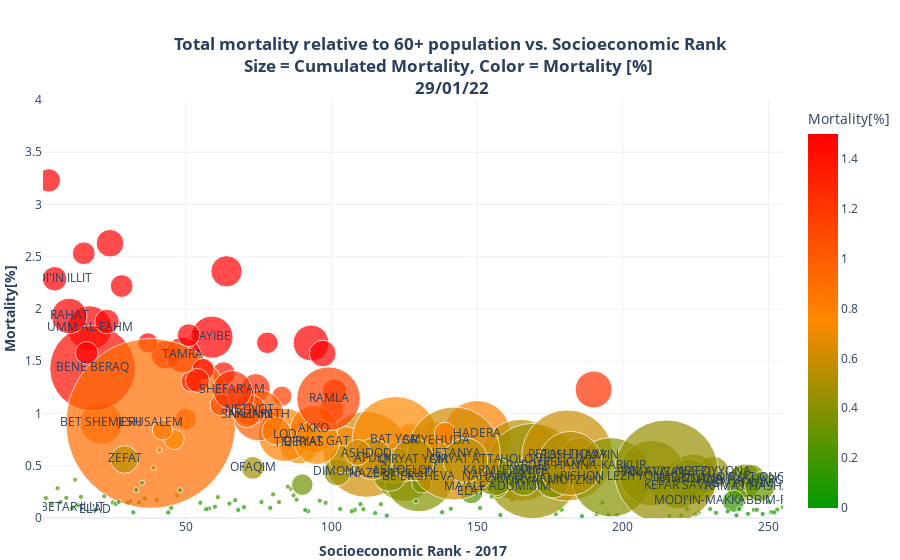

Here is the notebook cell this chart was saved with:
### Code cell
fig = px.scatter(show_table,
                 x="Rank",
                 y=y_key,
                 size="Cumulated_deaths",
                 color=y_key,
                 hover_name="name_e",
                 hover_data={
                             'population_60+': ':.0f',
                             'first_dose_0-19': ':.0f'},
                 range_x=chosen_x_range,
                 range_y=[0,4],
                 size_max=120,
                 text="text",
                 color_continuous_scale=color_scale,
                 range_color=[0, 1.5]
                )

chosen_x_title = 'Socioeconomic Rank'
chosen_x_axes_title = 'Socioeconomic Rank - 2017'
fig.update_layout(title="<b>Total mortality relative to 60+ population vs. {}<br>"
                        "Size = {}, Color = Mortality [%] <br> 29/01/22"
                  .format(chosen_x_title,
                          "Cumulated Mortality"),
                  title_x=0.5,
                  xaxis_title='<b>{}<b>'.format(chosen_x_axes_title),
                  yaxis_title='<b>' + y_key + '<b>',

                  margin=dict(r=0, l=0, b=0, t=100),
                  template="plotly_white"
                  )

# fig.data[0].update(hovertemplate='<b>%{hovertext}</b><br><br>' +
#                                  chosen_x_title + ' = %{x: .0f}<br>' +
#                                  '0-19 Vaccination' + ' = %{y: .0f}%<br>' +
#                                  '<br>' +
#                                  'Accumulated 60+ Vaccinated' + ' = %{customdata[2]: .0f}<br>' +
#                                  'Population over 60' + ' = %{customdata[1]: .0f}<br>' +
#                                  'Accumulated Vaccinated' + ' = %{customdata[0]: .0f}<br>' +
#                                  'Accumulated Cases' + ' = %{marker.size}<br>' +
#                                  '<br>' +
#                                  'Vaccination Need Ratio' + ' = %{marker.color:.3f}<br>')
fig.show()

### Figure 1 — Plotly figure (JSON) as saved in the notebook; plotly's stock layout.template omitted (floating-point values rounded to 4 significant figures; data arrays with more than 128 entries replaced by an {"elided": "..."} marker saying what was removed)
{"data": [{"customdata": {"elided": "196x2 int values"}, "hovertemplate": "<b>%{hovertext}</b><br><br>Rank=%{x}<br>Mortality[%]=%{marker.color}<br>Cumulated_deaths=%{marker.size}<br>text=%{text}<br>population_60+=%{customdata[0]:.0f}<br>first_dose_0-19=%{customdata[1]:.0f}<extra></extra>", "hovertext": {"elided": "196 str values"}, "legendgroup": "", "marker": {"color": {"elided": "196 float values"}, "coloraxis": "coloraxis", "size": {"elided": "196 int values"}, "sizemode": "area", "sizeref": 0.07319, "symbol": "circle"}, "mode": "markers+text", "name": "", "orientation": "v", "showlegend": false, "text": {"elided": "196 str values"}, "type": "scatter", "x": {"elided": "196 int values"}, "xaxis": "x", "y": {"elided": "196 float values"}, "yaxis": "y"}], "layout": {"coloraxis": {"cmax": 1.5, "cmin": 0, "colorbar": {"title": {"text": "Mortality[%]"}}, "colorscale": [[0, "rgb(0,155,0)"], [0.5, "rgb(255,137,0)"], [1, "rgb(255,0,0)"]]}, "legend": {"itemsizing": "constant", "tracegroupgap": 0}, "margin": {"b": 0, "l": 0, "r": 0, "t": 100}, "title": {"text": "<b>Total mortality relative to 60+ population vs. Socioeconomic Rank<br>Size = Cumulated Mortality, Color = Mortality [%] <br> 29/01/22", "x": 0.5}, "xaxis": {"anchor": "y", "domain": [0, 1], "range": [1, 255], "title": {"text": "<b>Socioeconomic Rank - 2017<b>"}}, "yaxis": {"anchor": "x", "domain": [0, 1], "range": [0, 4], "title": {"text": "<b>Mortality[%]<b>"}}}}
